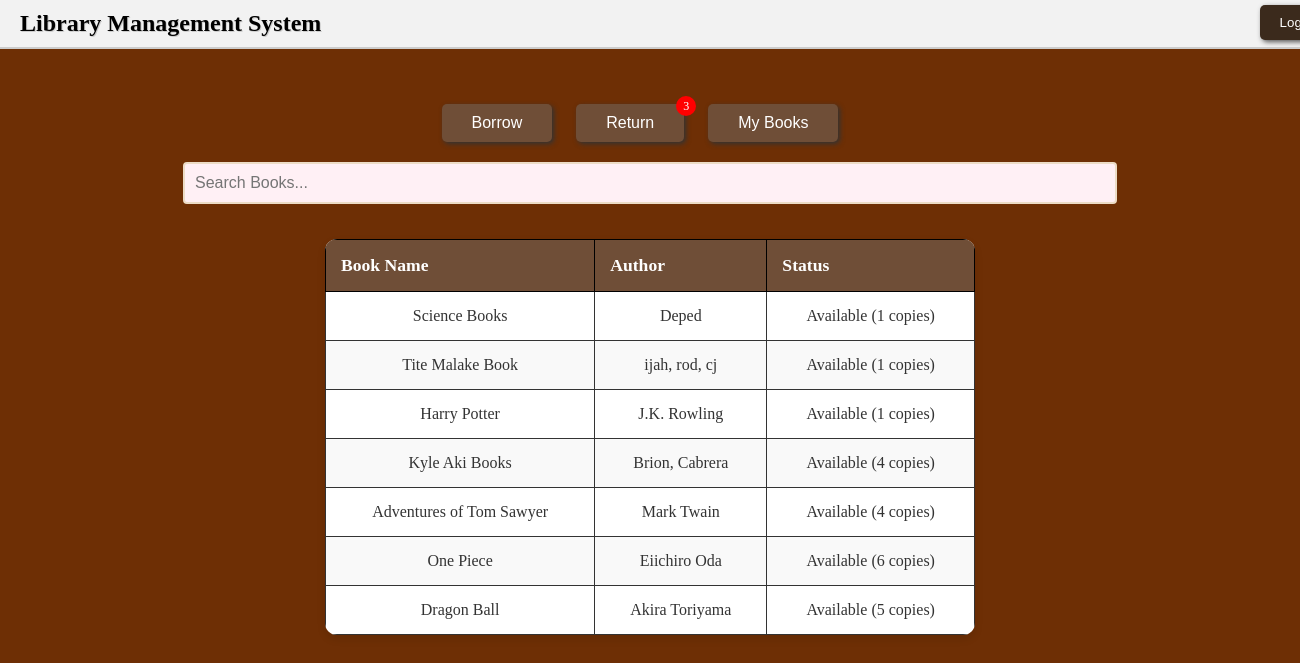
/member/homepage (signed in), run on the app's committed database.
### website/models.py (models this page shows, shortened)
class Book(db.Model):
    id = db.Column(db.Integer, primary_key=True)
    title = db.Column(db.String(255), nullable=False)
    author = db.Column(db.String(255), nullable=False)
    isbn = db.Column(db.String(20), unique=True, nullable=False)
    available_copies = db.Column(db.Integer, default=1)

### website/views.py (the view)
@views.route('/member/homepage')
@login_required
def member_homepage():
    books = Book.query.all()
    borrowed_books = BorrowRecord.query.filter_by(user_id=current_user.id, returned=False).all()
    borrowed_count = len(borrowed_books)
    return render_template('member_home.html', books=books, borrowed_books=borrowed_books, borrowed_count=borrowed_count)

### website/__init__.py (called while the page is built)
def create_app():
    app = Flask(__name__)
    app.config["SECRET_KEY"] = 'aobwduiao'
    app.config['SQLALCHEMY_DATABASE_URI'] = f'sqlite:///library.db'
    db.init_app(app)
    migrate.init_app(app, db)
    bcrypt.init_app(app)
    login_manager.init_app(app)
    @login_manager.user_loader
    def load_user(user_id):
        return User.query.get(int(user_id))
    from .auth import auth
    app.register_blueprint(auth)
    from .views import views
    app.register_blueprint(views)
    with app.app_context():
        try:
            with db.engine.connect() as connection:
                connection.execute(text("SELECT 1"))
            print("Database connection successful!")
        except Exception as e:
            print(f"Database connection failed: {e}")
    create_database(app)
    return app

### website/templates/member_home.html (shortened to what this page needs)
{% extends "base.html" %}
{% block content %}
  <div class="container-member">
    <div class="header2">
      <h1>Library Management System</h1>
    </div>
    <button class="logout-btns" onclick="popLogout()">Logout</button>
    <div class="actions">
      <button class="action-btn" onclick="showBorrowBooks()">Borrow</button>
      <div class="button-container">
        <button class="action-btn" onclick="popReturn()">Return</button>
        <span class="badge" id="borrowBadge">{{ borrowed_count }}</span>
      </div>
      <button class="action-btn" onclick="showMyBooks()">My Books</button>
    </div>
    <div class="search-bar-member" style="margin-top: 20px;">
      <input type="text" id="searchInput" placeholder="Search Books..." onkeyup="searchBooks()">
    </div>
    <div class="table-member">
      <table>
        <thead>
          <tr>
            <th>Book Name</th>
            <th>Author</th>
            <th>Status</th>
          </tr>
        </thead>
        <tbody>
          {% for book in books %}
          <tr>
            <td>{{ book.title }}</td>
            <td>{{ book.author }}</td>
            <td>
              {% if book.available_copies > 0 %}
                Available ({{ book.available_copies }} copies)
              {% else %}
                Not Available
              {% endif %}
            </td>
          </tr>
          {% endfor %}
        </tbody>
      </table>
    </div>
  </div>
{% endblock %}

### website/templates/base.html (shortened to what this page needs)
<!DOCTYPE html>
<html lang="en">
<head>
    <link rel="stylesheet" href="https://cdnjs.cloudflare.com/ajax/libs/font-awesome/6.5.0/css/all.min.css">
    <link rel="stylesheet" href="https://cdn.jsdelivr.net/npm/swiper@11/swiper-bundle.min.css"/>
    <link rel="stylesheet" type="text/css" href="{{ url_for('static', filename='style.css') }}">
    <link rel="stylesheet" href="{{ url_for('static', filename='style.css') }}">
</head>
<body>
    {% block content %}{% endblock %}
</body>
</html>

### website/static/style.css (style rules this page uses)
body { margin: 0; padding: 0; font-family: 'Georgia', cursive; background-attachment: fixed; background-color: #6e2f05; background-image: url('https://www.transparenttextures.com/patterns/wood-pattern.png'); text-align: center; }
.search-bar-member input { width: 70%; padding: 10px; margin-bottom: 15px; border: 2px solid #ecdcc6; background: #fff0f5; border-radius: 4px; font-size: 1rem; }
.table1 table, th, td { border: 1px solid #000; }
.table1 th, td { padding: 10px; text-align: center; }
.table table, th, td { border: 1px solid #000; }
.table th, td { padding: 10px; text-align: center; }
.table2 table, th, td { border: 1px solid #000; }
.table2 th, td { padding: 10px; text-align: center; }
.table3 table, th, td { border: 1px solid #000; }
.table3 th, td { padding: 10px; text-align: center; }
.table4 table, th, td { border: 1px solid #000; }
.table4 th, td { padding: 10px; text-align: center; }
.header2 { background-color: #f2f2f2; padding: 10px 20px; display: flex; justify-content: space-between; align-items: center; border-bottom: 2px solid #ccc; }
.header2 h1 { margin: 0; font-size: 24px; color: #000; text-shadow: 1px 1px #ccc; }
.logout-btns { position: relative; top: -44px; left: 650px; background-color: #3b2a1c; color: white; border: none; padding: 10px 20px; box-shadow: 2px 2px 5px #555; cursor: pointer; border-radius: 5px; }
.actions { text-align: center; margin: 20px 0; }
.action-btn { background-color: #6f4e37; color: white; padding: 10px 30px; margin-right: 20px; border: none; cursor: pointer; font-size: 16px; border-radius: 5px; box-shadow: 2px 2px 5px #333; }
.table th, td { border: 1px solid #333; padding: 10px; text-align: center; }
.table-member table { margin: auto; width: 50%; border-collapse: collapse; background-color: #fff; border-radius: 12px; overflow: hidden; box-shadow: 0 4px 8px rgba(0,0,0,0.1); margin-top: 20px; }
.table-member thead { background-color: #6f4e37; color: white; }
.table-member thead th { padding: 15px; text-align: left; font-size: 1.1rem; }
.table-member tbody tr { border-bottom: 1px solid #ddd; }
.table-member tbody tr:nth-child(even) { background-color: #f9f9f9; }
.table-member tbody td { padding: 15px; font-size: 1rem; color: #333; }
.button-container { position: relative; display: inline-block; }
.badge { position: absolute; top: -0.5rem; right: 0.5rem; width: 20px; height: 20px; background-color: red; color: white; border-radius: 50%; font-size: 0.75em; display: flex; justify-content: center; align-items: center; pointer-events: none; }

### data on the page
Book: title "Science Books", author "Deped", available_copies "1"
Book: title "Tite Malake Book", author "ijah, rod, cj", available_copies "1"
Book: title "Harry Potter", author "J.K. Rowling", available_copies "1"
Book: title "Kyle Aki Books", author "Brion, Cabrera", available_copies "4"
Book: title "Adventures of Tom Sawyer", author "Mark Twain", available_copies "4"
Book: title "One Piece", author "Eiichiro Oda", available_copies "6"
Book: title "Dragon Ball", author "Akira Toriyama", available_copies "5"

### other printed values
{{ borrowed_count }} "3"
